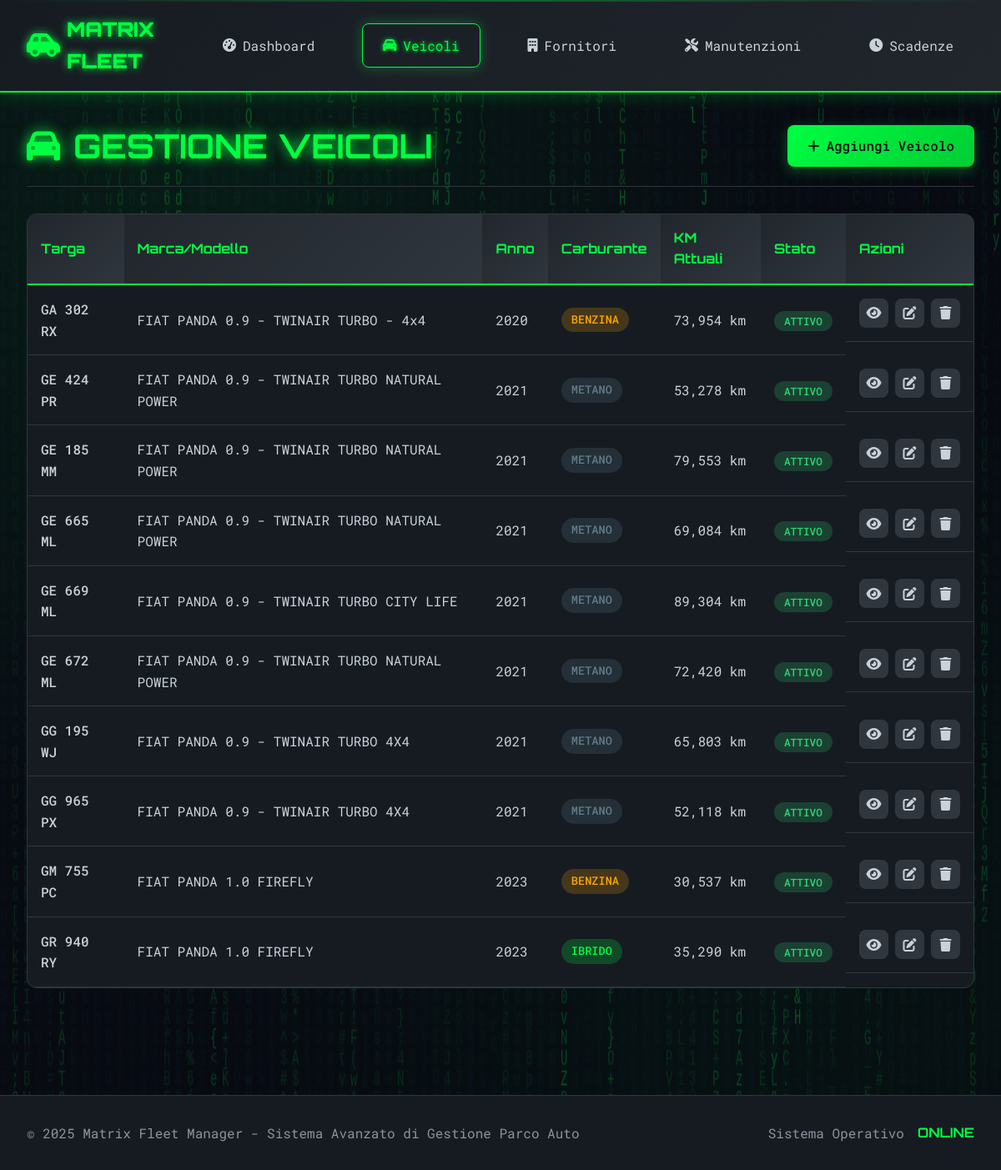
Screenshot of /veicoli/ with the database file from the repository.
### app/models/veicoli.py (models this page shows, shortened)
class Veicolo(db.Model):
    __tablename__ = 'veicoli'
    id = db.Column(db.Integer, primary_key=True)
    targa = db.Column(db.String(10), unique=True, nullable=False)
    marca = db.Column(db.String(50), nullable=False)
    modello = db.Column(db.String(50), nullable=False)
    anno_immatricolazione = db.Column(db.Integer, nullable=False)
    data_immatricolazione = db.Column(db.Date, nullable=False)
    km_attuali = db.Column(db.Integer, default=0)
    carburante = db.Column(db.String(20), nullable=False)
    cilindrata = db.Column(db.Integer)
    colore = db.Column(db.String(30))
    stato = db.Column(db.String(20), default='Attivo')
    note = db.Column(db.Text)
    data_creazione = db.Column(db.DateTime, default=datetime.utcnow)
    manutenzioni = db.relationship('Manutenzione', backref='veicolo', lazy=True)
    scadenze = db.relationship('Scadenza', backref='veicolo', lazy=True)

### app/routes/veicoli.py (the view)
@veicoli_bp.route('/')
def index_veicoli():
    page = request.args.get('page', 1, type=int)
    veicoli = Veicolo.query.paginate(
        page=page, per_page=10, error_out=False
    )
    return render_template('veicoli/index.html', veicoli=veicoli)

### app/templates/veicoli/index.html (shortened to what this page needs)
{% extends "base.html" %}
{% block content %}
<div class="page-container">
    <div class="page-header">
        <h1 class="page-title">
            <i class="fas fa-car"></i>
        </h1>
        <div class="page-actions">
            <a href="{{ url_for('veicoli.aggiungi_veicolo') }}" class="btn btn-primary">
                <i class="fas fa-plus"></i> Aggiungi Veicolo
            </a>
        </div>
    </div>
    <div class="data-table-container">
        <table class="data-table">
            <thead>
                <tr>
                    <th>Targa</th>
                    <th>Marca/Modello</th>
                    <th>Anno</th>
                    <th>Carburante</th>
                    <th>KM Attuali</th>
                    <th>Stato</th>
                    <th>Azioni</th>
                </tr>
            </thead>
            <tbody>
                {% for veicolo in veicoli.items %}
                <tr>
                    <td class="highlight">{{ veicolo.targa }}</td>
                    <td>{{ veicolo.marca }} {{ veicolo.modello }}</td>
                    <td>{{ veicolo.anno_immatricolazione }}</td>
                    <td>
                        <span class="badge badge-{{ veicolo.carburante.lower() }}">
                            {{ veicolo.carburante }}
                        </span>
                    </td>
                    <td>{{ "{:,}".format(veicolo.km_attuali) }} km</td>
                    <td>
                        <span class="status-badge status-{{ veicolo.stato.lower().replace(' ', '-') }}">
                            {{ veicolo.stato }}
                        </span>
                    </td>
                    <td class="actions">
                        <a href="{{ url_for('veicoli.dettaglio_veicolo', id=veicolo.id) }}" class="btn-action" title="Dettagli">
                            <i class="fas fa-eye"></i>
                        </a>
                        <a href="{{ url_for('veicoli.modifica_veicolo', id=veicolo.id) }}" class="btn-action" title="Modifica">
                            <i class="fas fa-edit"></i>
                        </a>
                        <a href="{{ url_for('veicoli.elimina_veicolo', id=veicolo.id) }}" class="btn-action delete" title="Elimina" onclick="return confirm('Sei sicuro di voler eliminare questo veicolo?')">
                            <i class="fas fa-trash"></i>
                        </a>
                    </td>
                </tr>
                {% endfor %}
            </tbody>
        </table>
    </div>
</div>
{% endblock %}

### app/templates/base.html (shortened to what this page needs)
<!DOCTYPE html>
<html lang="it">
<head>
    <link rel="stylesheet" href="{{ url_for('static', filename='css/matrix_style.css') }}">
    <link href="https://cdnjs.cloudflare.com/ajax/libs/font-awesome/6.0.0/css/all.min.css" rel="stylesheet">
</head>
<body>
    <header class="matrix-header">
        <div class="header-content">
            <div class="logo">
                <i class="fas fa-car-side"></i>
                <span>MATRIX FLEET</span>
            </div>
            <nav class="main-nav">
                <a href="{{ url_for('dashboard.index') }}" class="nav-link {% if request.endpoint == 'dashboard.index' %}active{% endif %}">
                    <i class="fas fa-tachometer-alt"></i>Dashboard
                </a>
                <a href="{{ url_for('veicoli.index_veicoli') }}" class="nav-link {% if 'veicoli' in request.endpoint %}active{% endif %}">
                    <i class="fas fa-car"></i>Veicoli
                </a>
                <a href="{{ url_for('fornitori.index_fornitori') }}" class="nav-link {% if 'fornitori' in request.endpoint %}active{% endif %}">
                    <i class="fas fa-building"></i>Fornitori
                </a>
                <a href="{{ url_for('manutenzioni.index_manutenzioni') }}" class="nav-link {% if 'manutenzioni' in request.endpoint %}active{% endif %}">
                    <i class="fas fa-tools"></i>Manutenzioni
                </a>
                <a href="{{ url_for('scadenze.index_scadenze') }}" class="nav-link {% if 'scadenze' in request.endpoint %}active{% endif %}">
                    <i class="fas fa-clock"></i>Scadenze
                </a>
            </nav>
        </div>
    </header>
    <main class="main-content">
        {% block content %}{% endblock %}
    </main>
    <footer class="matrix-footer">
        <div class="footer-content">
            <p>&copy; 2025 Matrix Fleet Manager - Sistema Avanzato di Gestione Parco Auto</p>
            <div class="footer-stats">
                <span class="stat">Sistema Operativo</span>
                <span class="stat-value">ONLINE</span>
            </div>
        </div>
    </footer>
</body>
</html>

### rows the page displays
Veicolo: targa "GA 302 RX", marca "FIAT PANDA", modello "0.9 - TWINAIR TURBO - 4x4", anno_immatricolazione "2020", carburante "BENZINA", km_attuali "73,954", stato "ATTIVO"
Veicolo: targa "GE 424 PR", marca "FIAT", modello "PANDA 0.9 - TWINAIR TURBO NATURAL POWER", anno_immatricolazione "2021", carburante "METANO", km_attuali "53,278", stato "ATTIVO"
Veicolo: targa "GE 185 MM", marca "FIAT", modello "PANDA 0.9 - TWINAIR TURBO NATURAL POWER", anno_immatricolazione "2021", carburante "METANO", km_attuali "79,553", stato "ATTIVO"
Veicolo: targa "GE 665 ML", marca "FIAT", modello "PANDA 0.9 - TWINAIR TURBO NATURAL POWER", anno_immatricolazione "2021", carburante "METANO", km_attuali "69,084", stato "ATTIVO"
Veicolo: targa "GE 669 ML", marca "FIAT", modello "PANDA 0.9 - TWINAIR TURBO CITY LIFE", anno_immatricolazione "2021", carburante "METANO", km_attuali "89,304", stato "ATTIVO"
Veicolo: targa "GE 672 ML", marca "FIAT", modello "PANDA 0.9 - TWINAIR TURBO NATURAL POWER", anno_immatricolazione "2021", carburante "METANO", km_attuali "72,420", stato "ATTIVO"
Veicolo: targa "GG 195 WJ", marca "FIAT", modello "PANDA 0.9 - TWINAIR TURBO 4X4", anno_immatricolazione "2021", carburante "METANO", km_attuali "65,803", stato "ATTIVO"
Veicolo: targa "GG 965 PX", marca "FIAT", modello "PANDA 0.9 - TWINAIR TURBO 4X4", anno_immatricolazione "2021", carburante "METANO", km_attuali "52,118", stato "ATTIVO"
Veicolo: targa "GM 755 PC", marca "FIAT", modello "PANDA 1.0 FIREFLY", anno_immatricolazione "2023", carburante "BENZINA", km_attuali "30,537", stato "ATTIVO"
Veicolo: targa "GR 940 RY", marca "FIAT", modello "PANDA 1.0 FIREFLY", anno_immatricolazione "2023", carburante "IBRIDO", km_attuali "35,290", stato "ATTIVO"
